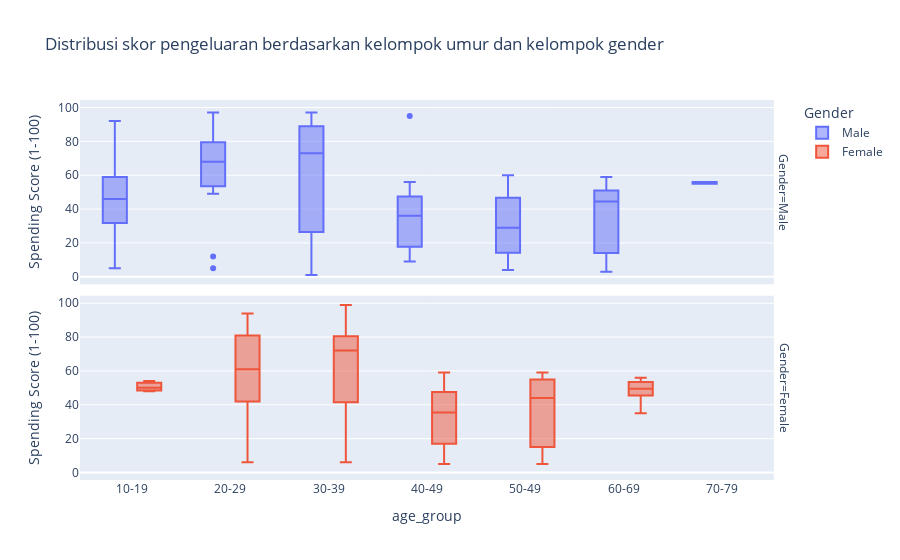

The cell this chart's notebook holds for it:
### Code cell
age_group_order = ['10-19', '20-29', '30-39', '40-49', '50-49', '60-69', '70-79']
px.box(customer_df, y="Spending Score (1-100)", x="age_group",
       title="Distribusi skor pengeluaran berdasarkan kelompok umur dan kelompok gender",
       color="Gender",
       category_orders={"age_group": age_group_order},
       facet_row="Gender")

### Figure 1 — Plotly figure (JSON) as saved in the notebook; plotly's stock layout.template omitted (floating-point values rounded to 4 significant figures)
{"data": [{"alignmentgroup": "True", "hovertemplate": "Gender=Male<br>age_group=%{x}<br>Spending Score (1-100)=%{y}<extra></extra>", "legendgroup": "Male", "marker": {"color": "#636efa"}, "name": "Male", "notched": false, "offsetgroup": "Male", "orientation": "v", "showlegend": true, "type": "box", "x": ["10-19", "20-29", "60-69", "60-69", "30-39", "20-29", "20-29", "50-49", "30-39", "20-29", "30-39", "20-29", "30-39", "60-69", "50-49", "10-19", "20-29", "40-49", "30-39", "50-49", "40-49", "60-69", "50-49", "70-79", "10-19", "60-69", "10-19", "10-19", "70-79", "50-49", "20-29", "40-49", "50-49", "30-39", "60-69", "40-49", "10-19", "40-49", "20-29", "40-49", "20-29", "60-69", "20-29", "40-49", "50-49", "60-69", "60-69", "60-69", "10-19", "20-29", "30-39", "40-49", "40-49", "50-49", "30-39", "40-49", "30-39", "20-29", "30-39", "10-19", "30-39", "20-29", "20-29", "40-49", "30-39", "40-49", "30-39", "30-39", "30-39", "10-19", "50-49", "40-49", "30-39", "40-49", "20-29", "30-39", "30-39", "50-49", "20-29", "50-49", "30-39", "40-49", "30-39", "20-29", "30-39", "30-39", "30-39", "30-39"], "x0": " ", "xaxis": "x2", "y": [39, 81, 3, 14, 13, 79, 66, 29, 35, 73, 73, 82, 61, 4, 4, 92, 92, 36, 60, 60, 41, 46, 46, 56, 55, 51, 59, 59, 55, 47, 54, 48, 51, 55, 41, 46, 41, 49, 52, 42, 49, 59, 55, 56, 46, 43, 48, 52, 46, 56, 91, 35, 95, 11, 75, 9, 75, 5, 73, 10, 93, 12, 97, 36, 90, 17, 88, 1, 1, 5, 26, 20, 63, 13, 75, 10, 92, 15, 69, 14, 90, 15, 97, 68, 8, 74, 18, 83], "y0": " ", "yaxis": "y2"}, {"alignmentgroup": "True", "hovertemplate": "Gender=Female<br>age_group=%{x}<br>Spending Score (1-100)=%{y}<extra></extra>", "legendgroup": "Female", "marker": {"color": "#EF553B"}, "name": "Female", "notched": false, "offsetgroup": "Female", "orientation": "v", "showlegend": true, "type": "box", "x": ["20-29", "20-29", "30-39", "20-29", "30-39", "20-29", "30-39", "30-39", "50-49", "20-29", "30-39", "30-39", "40-49", "50-49", "40-49", "40-49", "20-29", "20-29", "40-49", "20-29", "40-49", "30-39", "30-39", "20-29", "60-69", "30-39", "40-49", "20-29", "50-49", "20-29", "20-29", "30-39", "40-49", "30-39", "50-49", "50-49", "20-29", "60-69", "50-49", "40-49", "60-69", "30-39", "40-49", "60-69", "60-69", "40-49", "20-29", "40-49", "40-49", "20-29", "50-49", "20-29", "30-39", "50-49", "60-69", "40-49", "30-39", "40-49", "20-29", "20-29", "40-49", "20-29", "60-69", "10-19", "30-39", "10-19", "10-19", "60-69", "40-49", "50-49", "50-49", "30-39", "40-49", "20-29", "30-39", "20-29", "30-39", "20-29", "40-49", "30-39", "50-49", "20-29", "30-39", "30-39", "30-39", "40-49", "30-39", "40-49", "20-29", "30-39", "30-39", "50-49", "20-29", "30-39", "30-39", "30-39", "30-39", "50-49", "30-39", "30-39", "30-39", "20-29", "40-49", "50-49", "40-49", "30-39", "30-39", "30-39", "30-39", "40-49", "30-39", "40-49"], "x0": " ", "xaxis": "x", "y": [6, 77, 40, 76, 6, 94, 72, 99, 15, 77, 35, 98, 5, 14, 32, 31, 87, 73, 14, 81, 17, 73, 26, 75, 35, 61, 28, 65, 55, 47, 42, 42, 52, 54, 45, 50, 51, 52, 59, 50, 48, 47, 42, 49, 56, 53, 52, 42, 44, 57, 58, 55, 60, 46, 55, 40, 42, 47, 50, 41, 48, 42, 50, 54, 42, 48, 50, 43, 59, 43, 57, 40, 58, 29, 77, 34, 71, 88, 7, 72, 5, 40, 87, 74, 22, 20, 76, 16, 89, 78, 73, 35, 83, 93, 75, 95, 27, 13, 86, 32, 86, 88, 39, 24, 17, 85, 23, 69, 91, 16, 79, 28], "y0": " ", "yaxis": "y"}], "layout": {"annotations": [{"font": {}, "showarrow": false, "text": "Gender=Female", "textangle": 90, "x": 0.98, "xanchor": "left", "xref": "paper", "y": 0.2425, "yanchor": "middle", "yref": "paper"}, {"font": {}, "showarrow": false, "text": "Gender=Male", "textangle": 90, "x": 0.98, "xanchor": "left", "xref": "paper", "y": 0.7575, "yanchor": "middle", "yref": "paper"}], "boxmode": "group", "legend": {"title": {"text": "Gender"}, "tracegroupgap": 0}, "title": {"text": "Distribusi skor pengeluaran berdasarkan kelompok umur dan kelompok gender"}, "xaxis": {"anchor": "y", "categoryarray": ["10-19", "20-29", "30-39", "40-49", "50-49", "60-69", "70-79"], "categoryorder": "array", "domain": [0, 0.98], "title": {"text": "age_group"}}, "xaxis2": {"anchor": "y2", "domain": [0, 0.98], "matches": "x", "showticklabels": false}, "yaxis": {"anchor": "x", "domain": [0, 0.485], "title": {"text": "Spending Score (1-100)"}}, "yaxis2": {"anchor": "x2", "domain": [0.515, 1], "matches": "y", "title": {"text": "Spending Score (1-100)"}}}}
